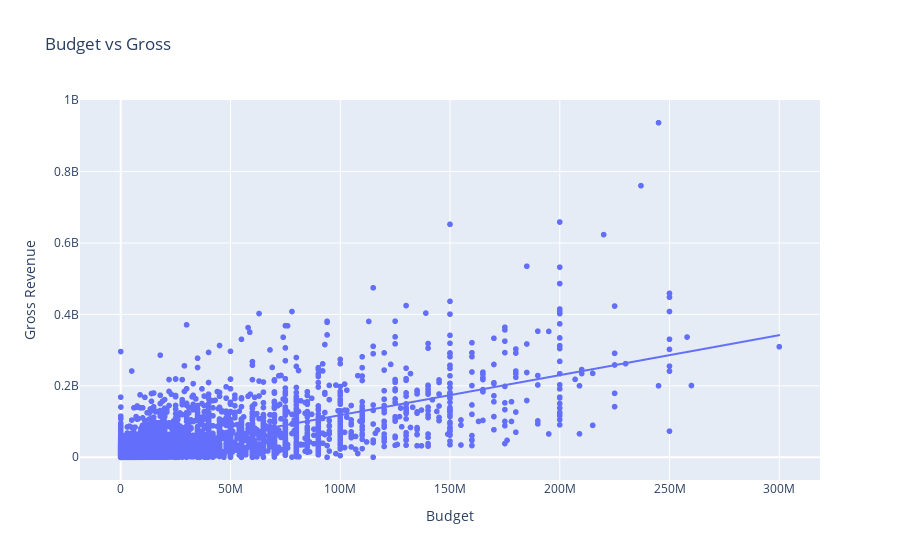

Here is the notebook cell this chart was saved with:
### Code cell
fig = px.scatter(df,x='budget',y='gross',title= "Budget vs Gross ",
                     labels={
                     'budget': "Budget",
                     'gross': "Gross Revenue",
                     
                 },trendline="ols")
fig.show()

### Figure 1 — Plotly figure (JSON) as saved in the notebook; plotly's stock layout.template omitted (floating-point values rounded to 4 significant figures; data arrays with more than 128 entries replaced by an {"elided": "..."} marker saying what was removed)
{"data": [{"hovertemplate": "Budget=%{x}<br>Gross Revenue=%{y}<extra></extra>", "legendgroup": "", "marker": {"color": "#636efa", "symbol": "circle"}, "mode": "markers", "name": "", "showlegend": false, "type": "scattergl", "x": {"elided": "6820 int values"}, "xaxis": "x", "y": {"elided": "6820 int values"}, "yaxis": "y"}, {"hovertemplate": "<b>OLS trendline</b><br>gross = 1.11954 * budget + 5.97836e+06<br>R<sup>2</sup>=0.507222<br><br>Budget=%{x}<br>Gross Revenue=%{y} <b>(trend)</b><extra></extra>", "legendgroup": "", "marker": {"color": "#636efa", "symbol": "circle"}, "mode": "lines", "name": "", "showlegend": false, "type": "scattergl", "x": {"elided": "6820 int values"}, "xaxis": "x", "y": {"elided": "6820 float values"}, "yaxis": "y"}], "layout": {"legend": {"tracegroupgap": 0}, "title": {"text": "Budget vs Gross "}, "xaxis": {"anchor": "y", "domain": [0, 1], "title": {"text": "Budget"}}, "yaxis": {"anchor": "x", "domain": [0, 1], "title": {"text": "Gross Revenue"}}}}
